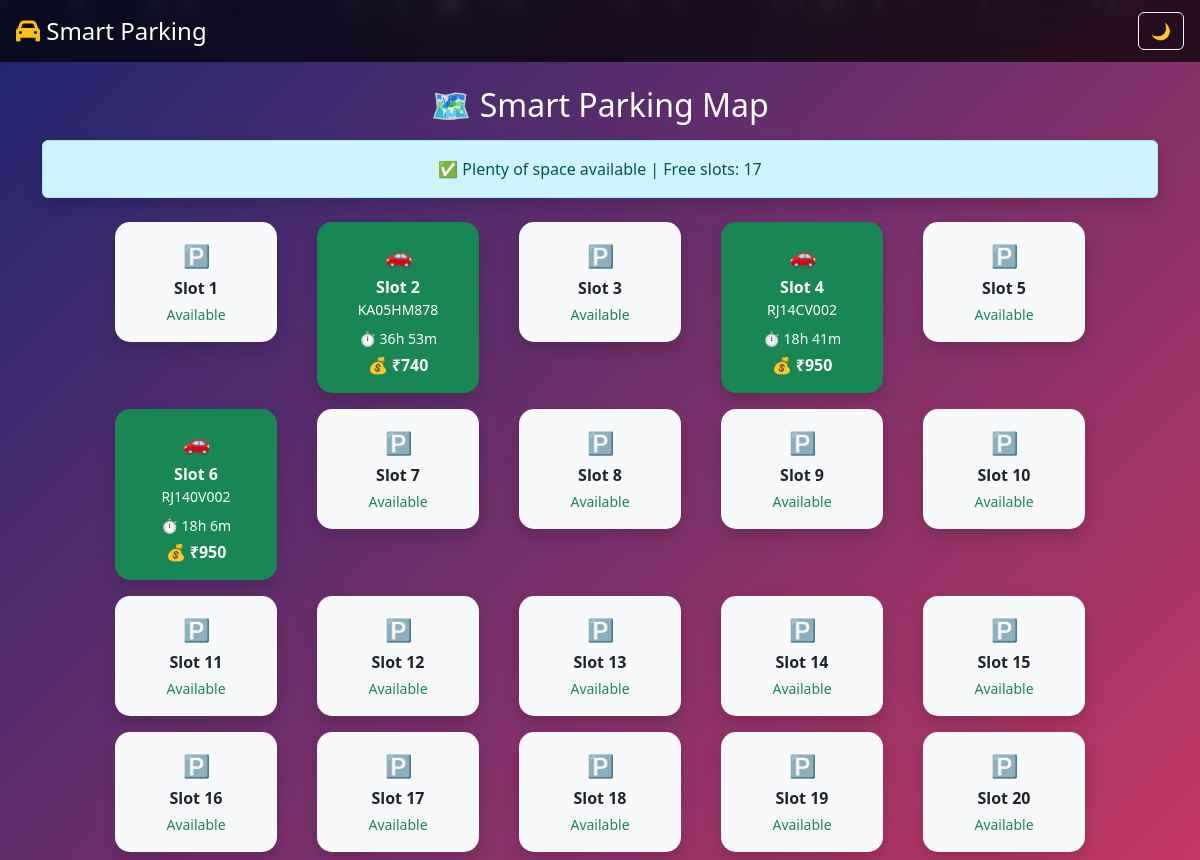
The page /map on the database its author committed.
### tables this page shows
CREATE TABLE users (
            id INTEGER PRIMARY KEY AUTOINCREMENT,
            name TEXT,
            vehicle TEXT,
            plate TEXT UNIQUE,
            slot INTEGER,
            entry_time TEXT,
            exit_time TEXT,
            fee INTEGER,
            status TEXT
        );

### main.py (the view)
@app.route('/map')
def parking_map():
    conn = sqlite3.connect('parking.db')
    cur = conn.cursor()
    cur.execute("""
        SELECT u.slot, u.plate, u.entry_time, u.vehicle
        FROM users u
        INNER JOIN (
            SELECT slot, MAX(entry_time) as latest
            FROM users
            WHERE status='parked'
            GROUP BY slot
        ) latest_entries
        ON u.slot = latest_entries.slot
        AND u.entry_time = latest_entries.latest
    """)
    data = cur.fetchall()
    cur.execute("""
        SELECT slot, COUNT(*)
        FROM users
        GROUP BY slot
    """)
    usage_data = cur.fetchall()
    conn.close()
    usage_dict = {slot: count for slot, count in usage_data}
    slots = []
    for row in data:
        slot, plate, entry_time, vehicle = row
        entry_time = datetime.fromisoformat(entry_time)
        now = datetime.now()
        duration = now - entry_time
        total_minutes = int(duration.total_seconds() / 60)
        hours = total_minutes // 60
        minutes = total_minutes % 60
        time_display = f"{hours}h {minutes}m"
        rate = 20 if vehicle == "bike" else 50
        fee = max(1, ceil(total_minutes / 60)) * rate
        slots.append({
            "slot": slot,
            "plate": plate,
            "time": time_display,
            "fee": fee
        })
    TOTAL_SLOTS = 20
    occupied = len(slots)
    free_slots = TOTAL_SLOTS - occupied
    if occupied >= TOTAL_SLOTS * 0.8:
        prediction = f"🚀 Parking filling fast! | Free slots: {free_slots}"
    elif occupied >= TOTAL_SLOTS * 0.5:
        prediction = f"⚠️ Half capacity reached | Free slots: {free_slots}"
    else:
        prediction = f"✅ Plenty of space available | Free slots: {free_slots}"
    occupied_slots = {s["slot"] for s in slots}
    return render_template(
    'map.html',
    slots=slots,
    usage=usage_dict,
    prediction=prediction,
    occupied_slots=occupied_slots   # 🔥 ADD THIS
)

### templates/map.html (shortened to what this page needs)
{% extends 'base.html' %}
{% block content %}
<h2 class="text-center mb-3 animate__animated animate__fadeInDown">
    🗺️ Smart Parking Map
</h2>
<div class="text-center mb-3 animate__animated animate__fadeIn">
    <div class="alert alert-info shadow">
        {{ prediction }}
    </div>
</div>
<div class="container">
    <div class="row justify-content-center">
        {% for i in range(1,21) %}
        {% set use = usage.get(i, 0) %}
        {% if use < 3 %}
            {% set color = 'bg-success' %}
        {% elif use < 6 %}
            {% set color = 'bg-warning' %}
        {% else %}
            {% set color = 'bg-danger' %}
        {% endif %}
        {% if i in occupied_slots %}
            {% for s in slots %}
                {% if s.slot == i %}
                <div class="col-3 col-md-2 m-2 animate__animated animate__zoomIn">
                    <div class="card text-center shadow border-0 {{ color }} text-white slot-card"
                         onclick="openSlot('{{ s.plate|escape }}','{{ s.time }}','{{ s.fee }}')">
                        <div class="card-body d-flex flex-column justify-content-center align-items-center">
                            <div style="font-size:22px;">🚗</div>
                            <div class="fw-bold mt-1">Slot {{ i }}</div>
                            <div class="small">{{ s.plate }}</div>
                            <div class="mt-2 small">⏱️ {{ s.time }}</div>
                            <div class="fw-bold mt-1">💰 ₹{{ s.fee }}</div>
                        </div>
                    </div>
                </div>
                {% endif %}
            {% endfor %}
        {% else %}
        <div class="col-3 col-md-2 m-2 animate__animated animate__fadeIn">
            <div class="card text-center shadow border-0 bg-light slot-card">
                <div class="card-body d-flex flex-column justify-content-center align-items-center text-dark">
                    <div style="font-size:22px;">🅿️</div>
                    <div class="fw-bold mt-1">Slot {{ i }}</div>
                    <div class="text-success small mt-1">Available</div>
                </div>
            </div>
        </div>
        {% endif %}
        {% endfor %}
    </div>
</div>
{% endblock %}

### templates/base.html (shortened to what this page needs)
<!DOCTYPE html>
<html lang="en">
<head>
    <link href="https://cdn.jsdelivr.net/npm/bootstrap@5.3.0/dist/css/bootstrap.min.css" rel="stylesheet">
    <link href="https://cdnjs.cloudflare.com/ajax/libs/font-awesome/6.0.0/css/all.min.css" rel="stylesheet">
    <link rel="stylesheet" href="https://cdnjs.cloudflare.com/ajax/libs/animate.css/4.1.1/animate.min.css"/>
</head>
<body>
<div class="particles">
    <span></span><span></span><span></span><span></span><span></span>
    <span></span><span></span><span></span><span></span><span></span>
    <span></span><span></span><span></span><span></span><span></span>
    <span></span><span></span><span></span><span></span><span></span>
    <span></span><span></span><span></span><span></span><span></span>
    <span></span><span></span><span></span><span></span><span></span>
</div>
<nav class="navbar navbar-dark px-3">
    <span class="navbar-brand fs-4">
        <i class="fas fa-car text-warning"></i> Smart Parking
    </span>
    <button onclick="toggleDark()" class="btn btn-outline-light">
        🌙
    </button>
</nav>
<div class="container mt-4 animate__animated animate__fadeIn">
    {% block content %}{% endblock %}
</div>
</body>
</html>

### templates/base.html (style rules this page uses)
body { background: linear-gradient(135deg, #1d2671, #c33764); color: white; min-height: 100vh; overflow-x: hidden; }
.particles { position: fixed; width: 100%; height: 100%; z-index: -1; overflow: hidden; }
.particles span { position: absolute; border-radius: 50%; background: rgba(255,255,255,0.15); animation: floatUp linear infinite; box-shadow: 0 0 10px rgba(255,255,255,0.3); }
.particles span:nth-child(odd) { width: 8px; height: 8px; animation-duration: 12s; }
.particles span:nth-child(even) { width: 14px; height: 14px; animation-duration: 18s; }
.card { border-radius: 20px; background: rgba(255,255,255,0.95); color: black; backdrop-filter: blur(12px); transition: 0.3s; }
.navbar { background: rgba(0,0,0,0.7); backdrop-filter: blur(15px); }

### templates/map.html (style rules this page uses)
.slot-card { border-radius: 15px; transition: 0.3s; }
.card-body { min-height: 120px; }

### rows shown on the page
users: slot "2", plate "KA05HM878", time "36h 53m", fee "740"
users: slot "4", plate "RJ14CV002", time "18h 41m", fee "950"
users: slot "6", plate "RJ140V002", time "18h 6m", fee "950"

### other values the page prints
{{ prediction }} "✅ Plenty of space available | Free slots: 17"
{{ i }} "1" "3" "5" "7" "8" "9" "10" "11" "12" "13" "14" "15" "16" "17" "18" "19" "20"
